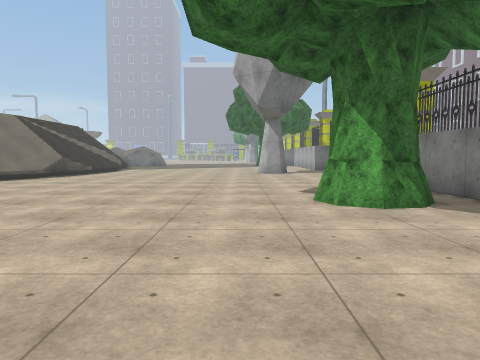
View 1 (above)

20 first-person views from a walk through a scene from a Unity 3-D project. The camera is 1.4 m above the floor, tilts 4° down and sees 70° across. The floor is counted in squares, 2 m on a side. Each view is taken from the middle of a square. On the plan, view 1 faces up. The plan holds only what a view shows up to about 11 squares ahead; the rest is blank. The place goes on beyond the plan. Surface patterns are stand-ins for the level's own textures.

View 2
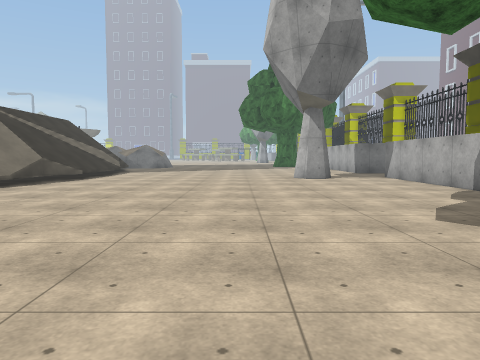

View 3
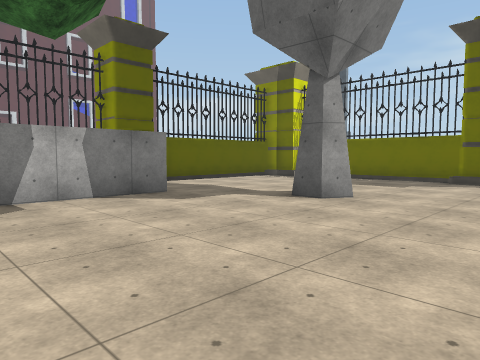

View 4
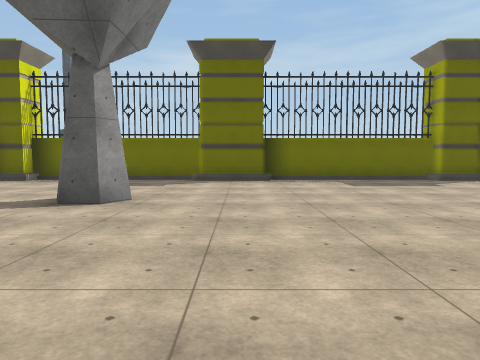

View 5
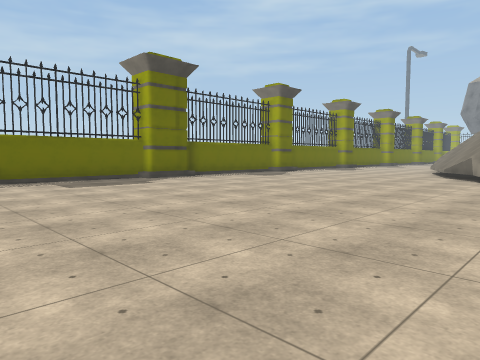

View 6
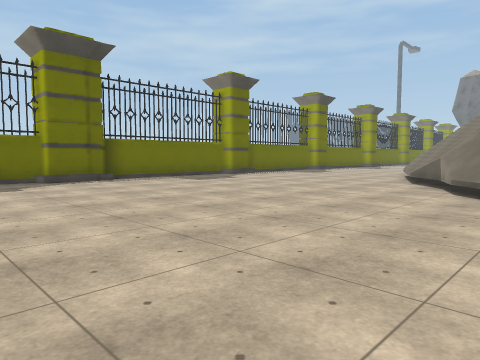

View 7
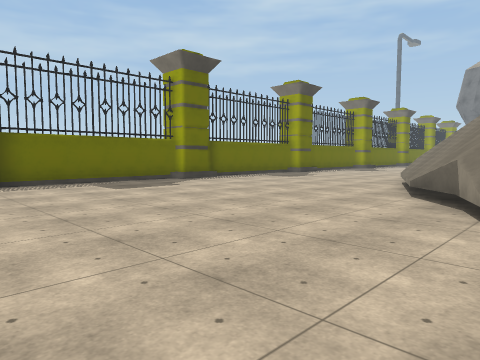

View 8
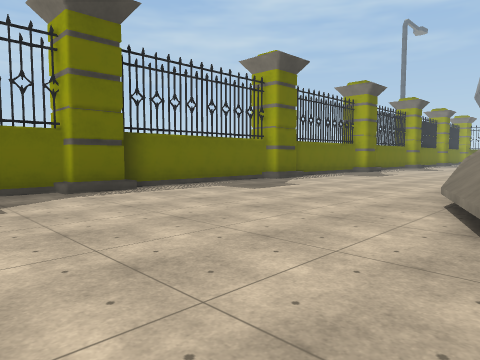

View 9
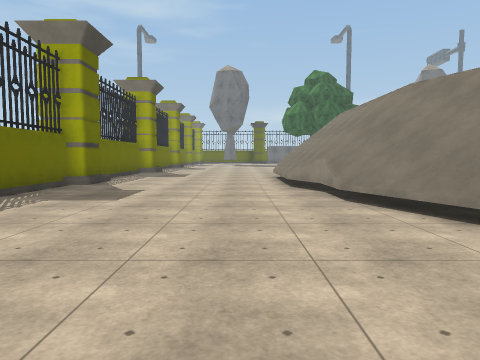

View 10
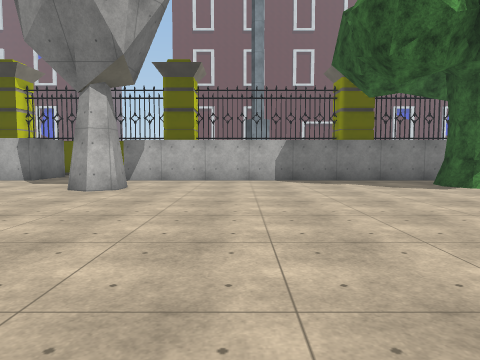

View 11
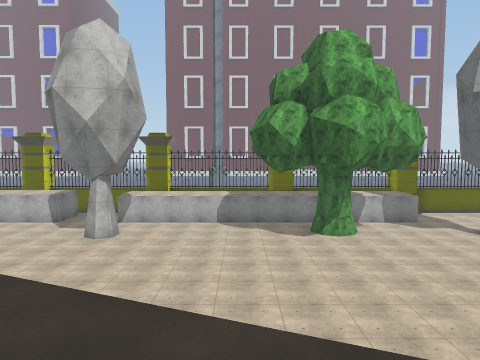

View 12
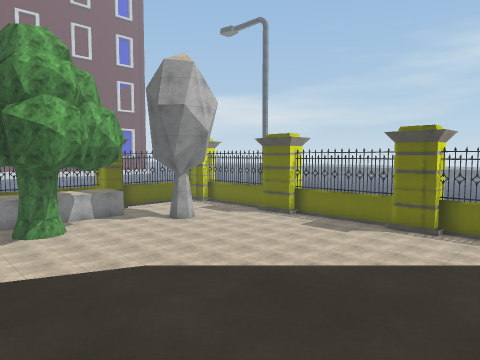

View 13
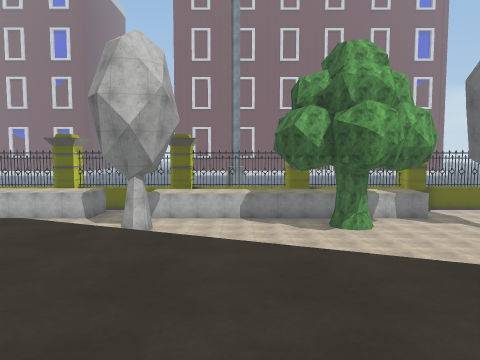

View 14
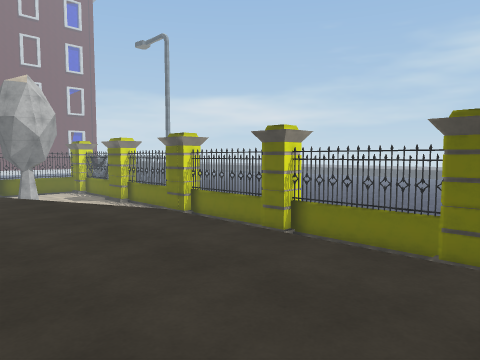

View 15
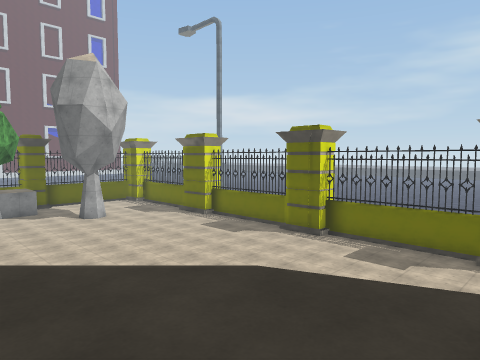

View 16
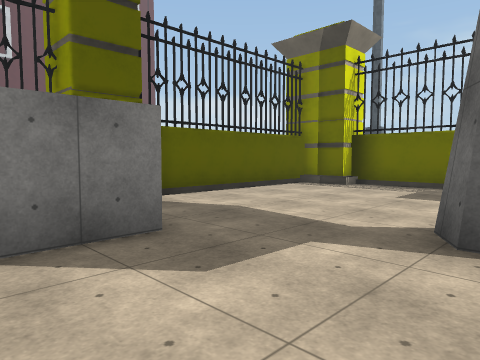

View 17
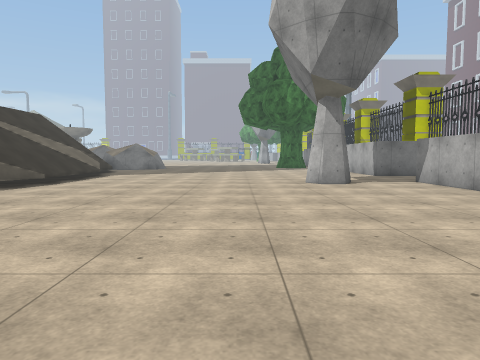

View 18
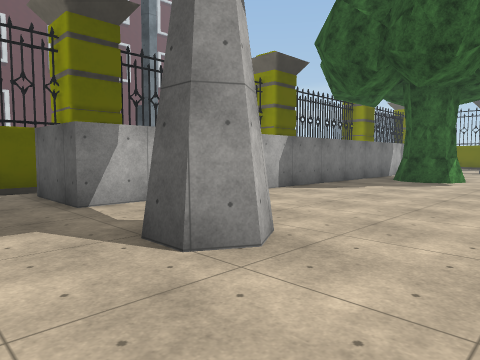

View 19
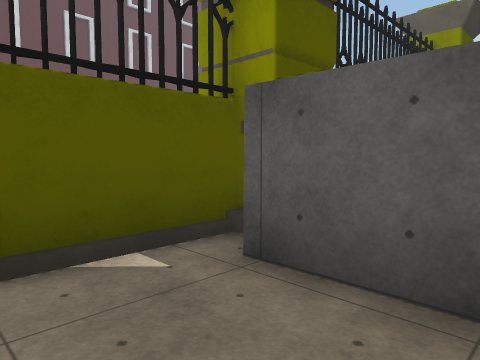

View 20
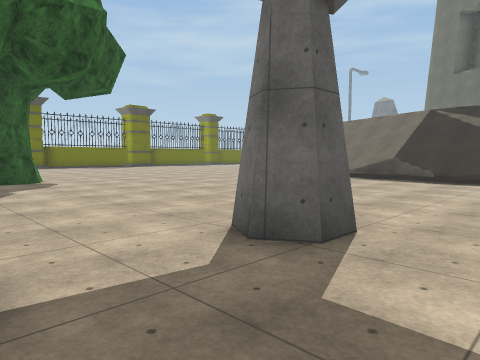

### Floor plan
Key: @ floor where view 1 was taken; # wall or solid block; . main floor; : floor 4.25 m higher than the main floor; / step, stairs or slope; = window, fence, low wall or low ledge; v drop or lower ground; O other object.
Columns run from 22 left of view 1 to 7 right of it. Each row starts with its distance up from view 1.
 16               ///............#
 15               ///............#
 14               ///......#..##.#
 13               ///.........####
 12             ::///.........#
 11            ::///..........#
 10           :::/ /..........#
  9           :::/  ..........#
  8           ::/   ..........#
  7           :/    ..........#
  6        :::/     ........O.#
  5 ::::   ::/     .........OO#
  4 :::::::// //..............#
  3 ::::://///=...............#
  2 /////////=................#
  1 ////////....................
  0 v//=..................@#.....#
 -1 .............................#
 -2 .............................#
 -3 .............................#
 -4 .............................#
 -5 ##############################

Where each view was taken, in squares from view 1:
view 1: 0 up, 0 right, facing up
view 2: 3 up, 1 left, facing up
view 3: 5 up, 2 left, facing down-right
view 4: 5 up, 1 left, facing down
view 5: 5 up, 1 left, facing down-left
view 6: 5 up, 4 left, facing down-left
view 7: 4 up, 7 left, facing down-left
view 8: 2 up, 11 left, facing down-left
view 9: 1 down, 11 left, facing left
view 10: 11 up, 6 left, facing right
view 11: 9 up, 11 left, facing right
view 12: 9 up, 12 left, facing down-right
view 13: 10 up, 12 left, facing right
view 14: 5 up, 22 left, facing down-right
view 15: 6 up, 15 left, facing down-right
view 16: 3 up, 1 right, facing down-right
view 17: 5 up, 1 left, facing up
view 18: 16 up, 1 left, facing down-right
view 19: 16 up, 4 right, facing down-right
view 20: 16 up, 4 right, facing down-left
